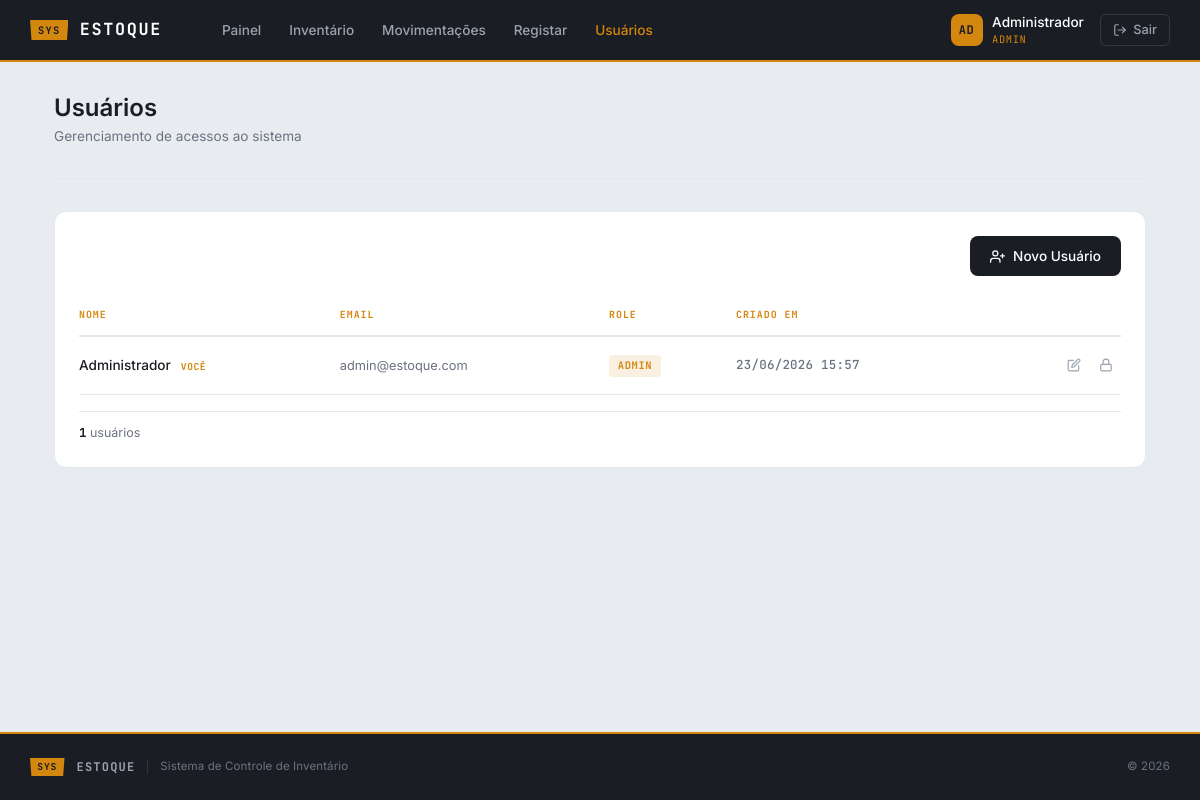
/pages/Usuarios.php (signed in), run on an earlier commit of the app's database.
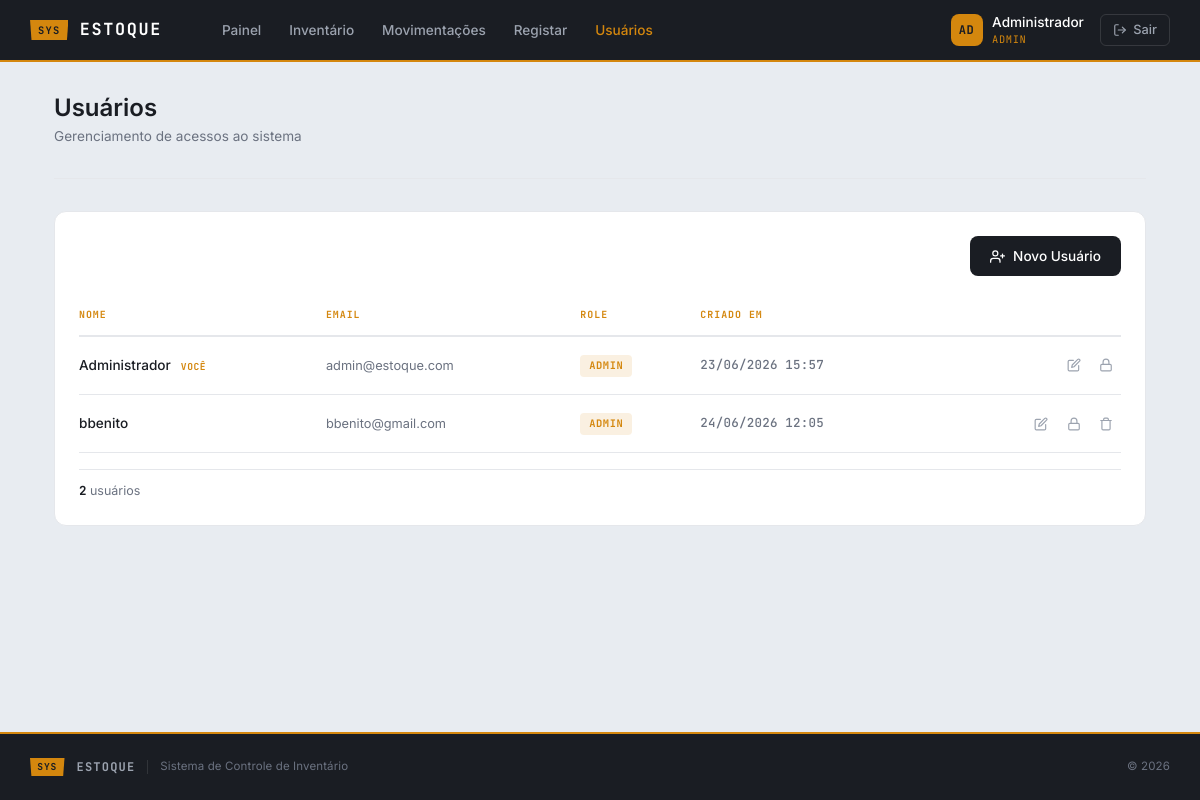
And on a later commit of the database.
### tables this page shows
CREATE TABLE `usuarios` (
  `id` int(255) NOT NULL,
  `nome` varchar(100) NOT NULL,
  `email` varchar(100) NOT NULL,
  `senha` varchar(255) NOT NULL,
  `role` enum('admin','funcionario') NOT NULL,
  `criado_em` timestamp NOT NULL DEFAULT current_timestamp()
);

### model/Usuario.php (called while the page is built, shortened)
<?php
class Usuario
{
    private $conn;
    public function __construct($conn)
    {
        $this->conn = $conn;
    }
    public function listarTodos()
    {
        $sql = "SELECT id, nome, email, role, criado_em FROM usuarios ORDER BY nome ASC";
        $query = $this->conn->prepare($sql);
        $query->execute();
        $result = $query->get_result();
        return $result->fetch_all(MYSQLI_ASSOC);
    }
}

### pages/Usuarios.php (the view, shortened to what the changed rows need)
<?php
require_once __DIR__ . "/../config/Database.php";
require_once __DIR__ . "/../model/Usuario.php";
$db = new Database();
$conn = $db->conectar();
$usuario = new Usuario($conn);
$usuarios = $usuario->listarTodos();
$totalUsuarios = count($usuarios);
require_once "layouts/header.php";
?>
<div class="app-body">
    <div class="app-container">
        <div class="page-header">
            <h1>Usuários</h1>
        </div>
        <div class="card-app">
            <?php if (empty($usuarios)): ?>
            <div class="empty-state">
                <svg viewBox="0 0 24 24"><path d="M17 21v-2a4 4 0 0 0-4-4H5a4 4 0 0 0-4 4v2"/><circle cx="9" cy="7" r="4"/><path d="M23 21v-2a4 4 0 0 0-3-3.87"/><path d="M16 3.13a4 4 0 0 1 0 7.75"/></svg>
                <h3>Nenhum usuário registado</h3>
                <p>Crie o primeiro usuário para conceder acesso ao sistema.</p>
            </div>
            <?php else: ?>
            <div class="list-table-wrap">
                <table class="list-table">
                    <thead>
                        <tr>
                            <th>Nome</th>
                            <th>Email</th>
                            <th>Role</th>
                            <th>Criado em</th>
                            <th></th>
                        </tr>
                    </thead>
                    <tbody>
                        <?php foreach ($usuarios as $u):
                            $isSelf = (int)$u['id'] === (int)$_SESSION['id'];
                        ?>
                        <tr>
                            <td class="cell-name">
                                <?= htmlspecialchars($u['nome']) ?>
                                <?php if ($isSelf): ?>
                                <span style="font-family:var(--font-tag);font-size:0.6rem;font-weight:700;letter-spacing:0.06em;color:var(--c-amber);margin-left:0.4rem;text-transform:uppercase;">VOCÊ</span>
                                <?php endif; ?>
                            </td>
                            <td class="cell-category"><?= htmlspecialchars($u['email']) ?></td>
                            <td>
                                <span class="role-badge role-<?= $u['role'] ?>"><?= $u['role'] === 'admin' ? 'Admin' : 'Funcionário' ?></span>
                            </td>
                            <td class="cell-code"><?= date('d/m/Y H:i', strtotime($u['criado_em'])) ?></td>
                            <td>
                                <div class="action-group">
                                    <button type="button" class="action-btn edit" title="Editar" data-bs-toggle="modal" data-bs-target="#editarModal"
                                        data-id="<?= $u['id'] ?>"
                                        data-nome="<?= htmlspecialchars($u['nome'], ENT_QUOTES) ?>"
                                        data-email="<?= htmlspecialchars($u['email'], ENT_QUOTES) ?>"
                                        data-role="<?= $u['role'] ?>">
                                        <svg viewBox="0 0 24 24"><path d="M11 4H4a2 2 0 0 0-2 2v14a2 2 0 0 0 2 2h14a2 2 0 0 0 2-2v-7"/><path d="M18.5 2.5a2.121 2.121 0 0 1 3 3L12 15l-4 1 1-4 9.5-9.5z"/></svg>
                                    </button>
                                    <button type="button" class="action-btn edit" title="Alterar Senha" data-bs-toggle="modal" data-bs-target="#senhaModal"
                                        data-id="<?= $u['id'] ?>"
                                        data-nome="<?= htmlspecialchars($u['nome'], ENT_QUOTES) ?>">
                                        <svg viewBox="0 0 24 24"><rect x="3" y="11" width="18" height="11" rx="2" ry="2"/><path d="M7 11V7a5 5 0 0 1 10 0v4"/></svg>
                                    </button>
                                    <?php if (!$isSelf): ?>
                                    <button type="button" class="action-btn delete" title="Excluir" data-bs-toggle="modal" data-bs-target="#deleteModal"
                                        data-id="<?= $u['id'] ?>"
                                        data-nome="<?= htmlspecialchars($u['nome'], ENT_QUOTES) ?>">
                                        <svg viewBox="0 0 24 24"><polyline points="3 6 5 6 21 6"/><path d="M19 6v14a2 2 0 0 1-2 2H7a2 2 0 0 1-2-2V6m3 0V4a2 2 0 0 1 2-2h4a2 2 0 0 1 2 2v2"/></svg>
                                    </button>
                                    <?php endif; ?>
                                </div>
                            </td>
                        </tr>
                        <?php endforeach; ?>
                    </tbody>
                </table>
            </div>
            <div class="list-summary">
                <span><strong><?= $totalUsuarios ?></strong> usuários</span>
            </div>
            <?php endif; ?>
        </div>
    </div>
</div>
<?php require_once "layouts/footer.php"; ?>

What changed in the data, as far as the page shows it:
added usuarios: nome "bbenito", email "bbenito@gmail.com", role "ADMIN", criado_em "24/06/2026 12:05"
Also different on the page:
$totalUsuarios: "1" → "2"
